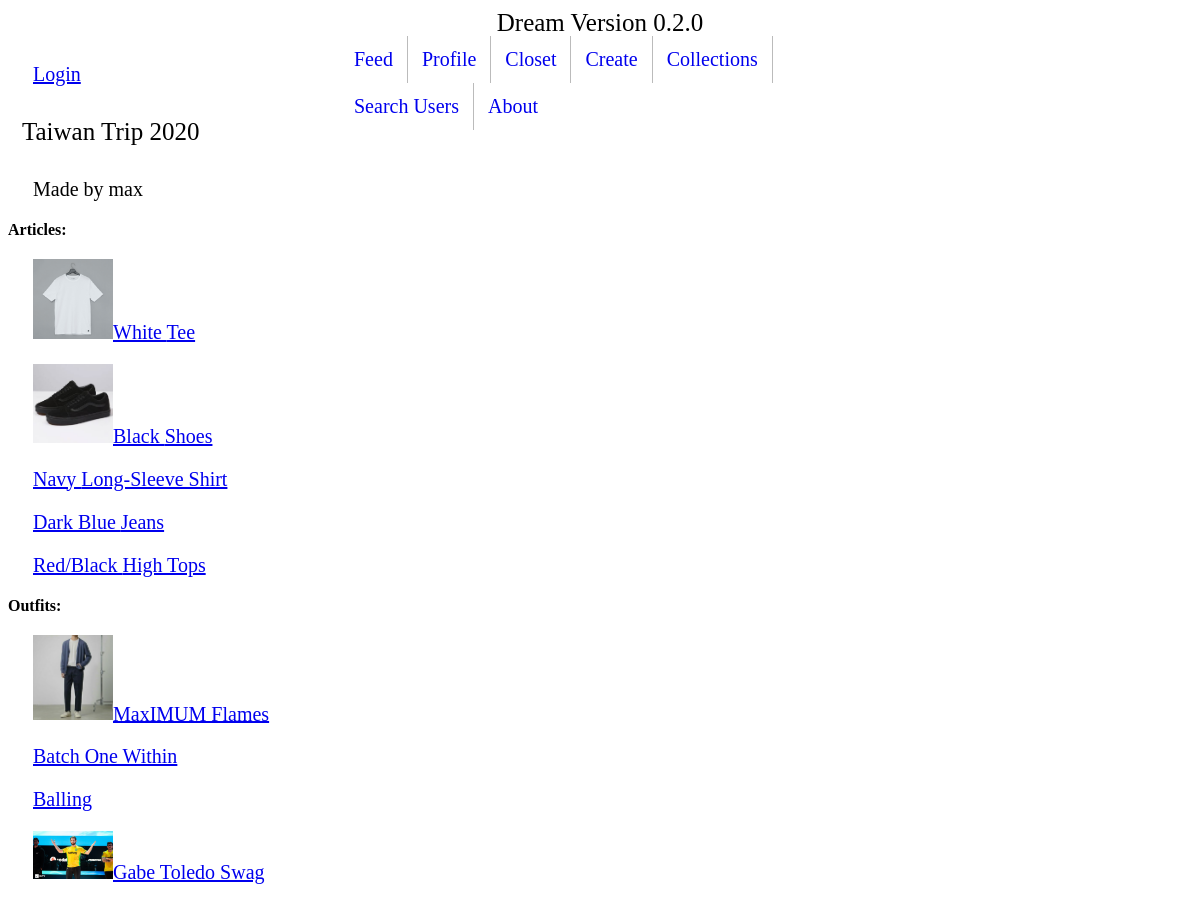
Screenshot of /clothing/collections/1/ with the database file from the repository.
### clothing/models.py (models this page shows, shortened)
class Collection(models.Model):
    name = models.CharField(max_length=120)
    creator = models.ForeignKey(User, on_delete=models.SET_NULL, null=True)
    articles = models.ManyToManyField('Article', related_name="articles_in_collection")
    outfits = models.ManyToManyField('Outfit', related_name="outfits_in_collection")

class Article(models.Model):
    location_choices = (
        ('TOP', 'Top'),
        ('BTM', 'Bottom'),
        ('SHS', 'Shoes'),
    )
    creator = models.ForeignKey(User, on_delete=models.SET_NULL, null=True)
    actual_location = models.CharField(max_length=60, choices=location_choices, default='None', null=True)
    clothing_type = models.CharField(max_length=60)  # henley, jeans, sneakers
    color = models.CharField(max_length=20)
    cut = models.CharField(max_length=60, blank=True)
    pattern = models.CharField(max_length=60, blank=True)
    material = models.CharField(max_length=60, blank=True)
    image = models.ImageField(upload_to='article-image', blank=True)
    favorited = models.ManyToManyField(User, blank=True, related_name="article_favorited_by")
    def get_absolute_url(self):
        return reverse('clothing:article-detail', kwargs={"pk": self.pk})

class Outfit(models.Model):
    title = models.CharField(max_length=120)
    top = models.ForeignKey('Article', on_delete=models.SET_NULL, related_name="outfit_top", null=True)
    bottom = models.ForeignKey('Article', on_delete=models.SET_NULL, related_name="outfit_bottom", null=True)
    shoes = models.ForeignKey('Article', on_delete=models.SET_NULL, related_name="outfit_shoes", null=True)
    creator = models.ForeignKey(User, on_delete=models.SET_NULL, null=True)
    creation_date = models.DateTimeField(auto_now_add=True)
    image = models.ImageField(upload_to='outfit-image', blank=True)
    favorited = models.ManyToManyField(User, blank=True, related_name="outfit_favorited_by")
    def get_absolute_url(self):
        return reverse('clothing:outfit-detail', kwargs={"pk": self.pk})

### clothing/views.py (the view)
# urls.py: path('collections/<int:pk>/', CollectionDetailView.as_view(), name='collection-detail'),
class CollectionDetailView(DetailView, LoginRequiredMixin):
    template_name = 'clothing/collection_detail.html'
    model = Collection
    def get_context_data(self, *, object_list=None, **kwargs):
        context = super().get_context_data(**kwargs)
        instance_ = get_object_or_404(Collection, pk=self.kwargs.get('pk'))
        context['can_edit'] = str(self.request.user) == str(instance_.creator)
        return context

### clothing/templates/clothing/collection_detail.html (shortened to what this page needs)
{% extends 'base.html' %}
{% block content %}
<h1>{{ object.name }}</h1>
<p>Made by {{ object.creator }}</p>
<b>Articles:</b>
{% for instance in object.articles.all %}
    <div class="list-img-format">
    {% if instance.image %}
            <p><img src="{{ instance.image.url }}" alt="No Image." width = 80><a href='{{ instance.get_absolute_url }}'>{{ instance.color }} {{ instance.clothing_type }}</a></p>
    {% else %}
        <p><a href='{{ instance.get_absolute_url }}'>{{ instance.color }} {{ instance.clothing_type }}</a></p>
    {% endif %}
     </div>
{% endfor %}
<b>Outfits:</b>
{% for instance in object.outfits.all %}
    <div class="list-img-format">
    {% if instance.image %}
        <p><img src="{{ instance.image.url }}" alt="No Image." width = 80><a href='{{ instance.get_absolute_url }}'>{{ instance.title }}</a></p>
    {% else %}
        <p><a href='{{ instance.get_absolute_url }}'>{{ instance.title }}</a></p>
    {% endif %}
     </div>
{% endfor %}
{% endblock %}

### templates/base.html (style rules this page uses)
h1 { padding: 12px 14px; }
h1 { font-family:calibri; font-size: 25px; font-weight: 500; }
p { padding: 0px 25px; font-family: calibri light; font-size: 20px; }

### rows the page displays
Collection: name "Taiwan Trip 2020", creator "max"
Article: image (picture), color "White", clothing_type "Tee"
Article: image (picture), color "Black", clothing_type "Shoes"
Article: color "Navy", clothing_type "Long-Sleeve Shirt"
Article: color "Dark Blue", clothing_type "Jeans"
Article: color "Red/Black", clothing_type "High Tops"
Outfit: image (picture), title "MaxIMUM Flames"
Outfit: title "Batch One Within"
Outfit: title "Balling"
Outfit: image (picture), title "Gabe Toledo Swag"
